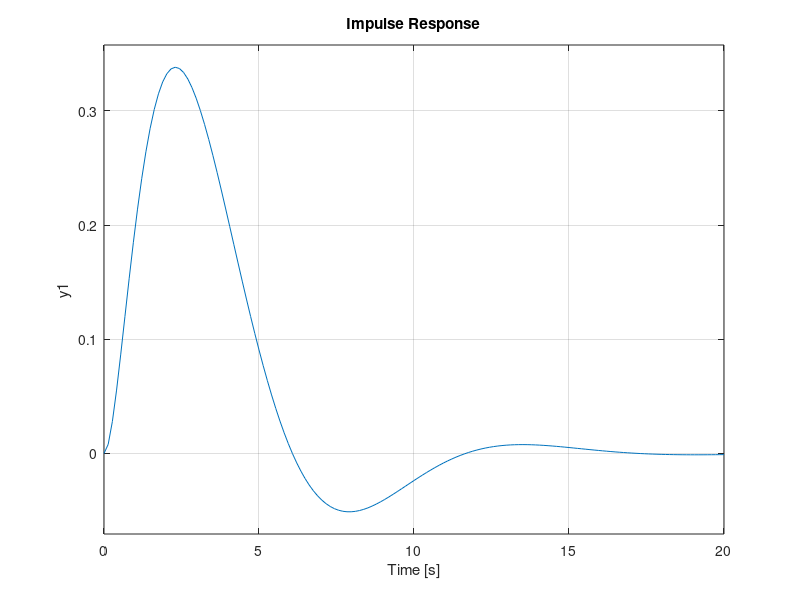

Write the MATLAB code that produced this figure.
clear all;clc;

%%
A = [0, 1, 0; 0, 0, 1; -1, -2, -3];
B = [0; 0; 1];
C = [1, 0, 0];
D = 0;

sys = ss(A, B, C, D);
impulse(sys);
